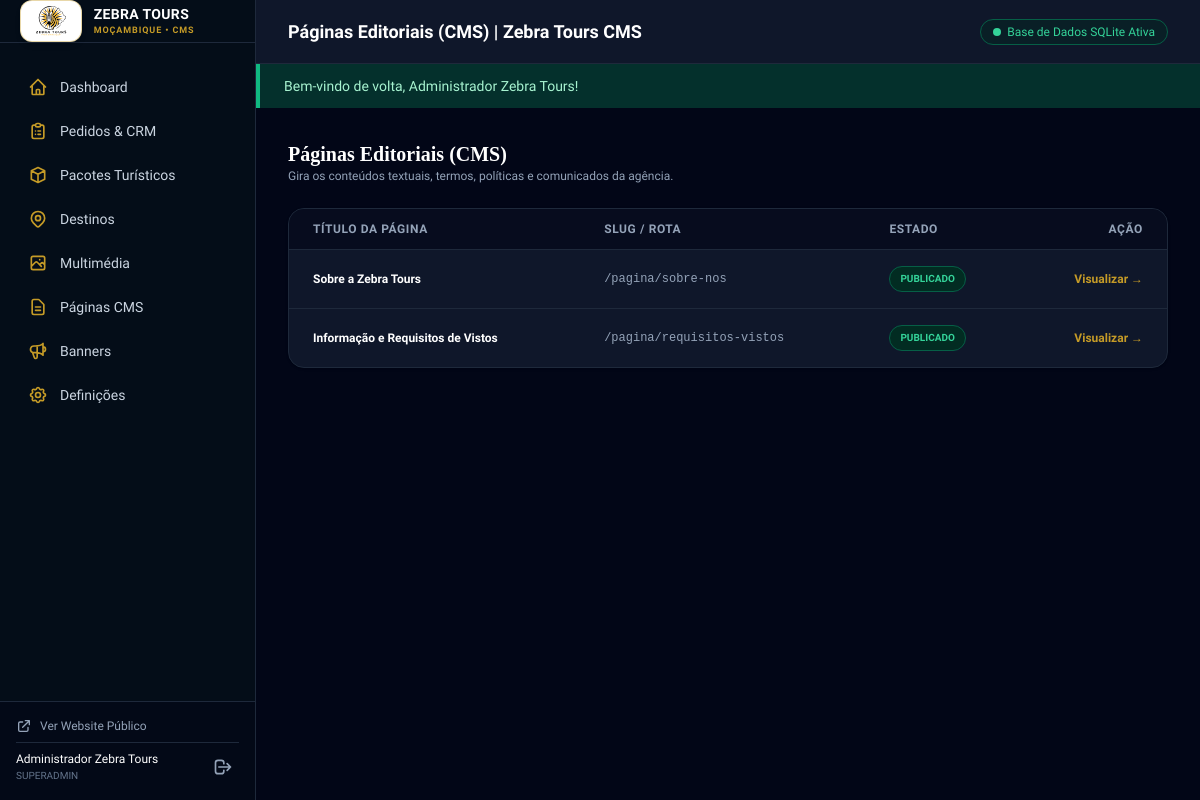
The page /admin/paginas (signed in) on the database as committed earlier.
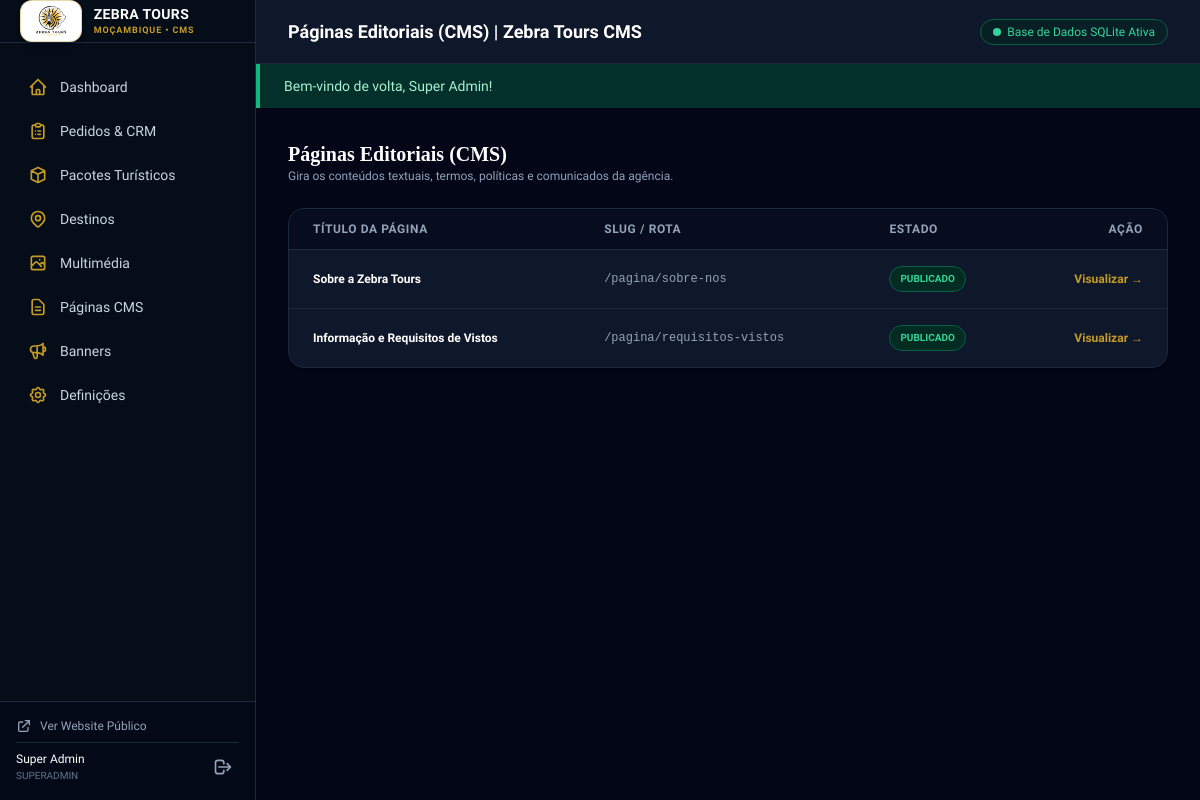
The same page on the database as committed later.
### tables this page shows
CREATE TABLE users (
    id INTEGER PRIMARY KEY AUTOINCREMENT,
    name TEXT NOT NULL,
    email TEXT NOT NULL UNIQUE,
    password_hash TEXT NOT NULL,
    role TEXT NOT NULL DEFAULT 'admin' CHECK (role IN ('superadmin', 'admin', 'editor')),
    status TEXT NOT NULL DEFAULT 'ativo' CHECK (status IN ('ativo', 'inativo', 'bloqueado')),
    created_at DATETIME DEFAULT CURRENT_TIMESTAMP,
    updated_at DATETIME DEFAULT CURRENT_TIMESTAMP
);

### app/Core/View.php (called while the page is built, shortened)
<?php
class View
{
    public static function render(string $template, array $data = [], ?string $layout = 'layouts/main'): string
    {
        $basePath = dirname(__DIR__) . '/Views/';
        $viewFile = $basePath . $template . '.php';
        extract($data);
        include $viewFile;
        $content = ob_get_clean();
        if ($layout !== null) {
            $layoutFile = $basePath . $layout . '.php';
            if (file_exists($layoutFile)) {
                include $layoutFile;
                return ob_get_clean();
            }
        }
        return $content;
    }
}

### app/Core/Controller.php (called while the page is built, shortened)
<?php
abstract class Controller
{
    protected function render(string $view, array $data = [], ?string $layout = 'layouts/main', int $status = 200): Response
    {
        $db = Database::getConnection();
        $settingsRows = $db->query("SELECT setting_key, setting_value FROM settings")->fetchAll();
        $settings = [];
        foreach ($settingsRows as $row) {
            $settings[$row['setting_key']] = $row['setting_value'];
        }
        $navItems = $db->query("SELECT * FROM navigation_items WHERE is_active = 1 ORDER BY sort_order ASC")->fetchAll();
        $data['siteSettings'] = $settings;
        $data['navItems'] = $navItems;
        $data['currentUser'] = Auth::user();
        $html = View::render($view, $data, $layout);
        return Response::html($html, $status);
    }
}

### app/Controllers/AdminController.php (called while the page is built, shortened)
<?php
class AdminController extends Controller
{
    public function pages(Request $request): Response
    {
        $db = Database::getConnection();
        $pages = $db->query("SELECT * FROM pages ORDER BY updated_at DESC")->fetchAll();
        return $this->render('admin/pages/index', [
            'pageTitle'      => 'Páginas Editoriais (CMS) | Zebra Tours CMS',
            'pages'          => $pages,
            'successMessage' => Session::getFlash('success'),
            'errorMessage'   => Session::getFlash('error'),
        ], 'layouts/admin');
    }
}

### app/Core/Router.php (called while the page is built, shortened)
<?php
class Router
{
    private array $routes = [];
    public function addRoute(string $method, string $path, array|callable $handler, array $middlewares = []): void
    {
        $normalized = '/' . trim($path, '/');
        $pattern = preg_replace('/\{([a-zA-Z0-9_]+)\}/', '(?P<$1>[^/]+)', $normalized);
        $pattern = '#^' . $pattern . '$#';
        $this->routes[] = [
            'method'      => strtoupper($method),
            'pattern'     => $pattern,
            'original'    => $normalized,
            'handler'     => $handler,
            'middlewares' => $middlewares,
        ];
    }
    public function dispatch(Request $request): Response
    {
        $method = $request->getMethod();
        $path = $request->getPath();
        foreach ($this->routes as $route) {
            if ($route['method'] !== $method && !($method === 'HEAD' && $route['method'] === 'GET')) {
                continue;
            }
            if (preg_match($route['pattern'], $path, $matches)) {
                $params = [];
                $isAuthProtected = false;
                foreach ($route['middlewares'] as $mw) {
                    if ($mw === 'auth') {
                        $isAuthProtected = true;
                    }
                }
                $handler = $route['handler'];
                if (is_callable($handler)) {
                    $result = call_user_func($handler, $request, $params);
                } elseif (is_array($handler)) {
                    [$controllerClass, $action] = $handler;
                    $controller = new $controllerClass();
                    $result = $controller->$action($request, $params);
                } else {
                    return Response::html("<h1>Erro no Handler da Rota</h1>", 500);
                }
                $response = $result instanceof Response
                    ? $result
                    : (is_string($result)
                        ? Response::html($result)
                        : (is_array($result)
                            ? Response::json($result)
                            : new Response()));
                if ($isAuthProtected) {
                    $response->setHeader('Cache-Control', 'no-store, no-cache, must-revalidate, max-age=0, private');
                    $response->setHeader('Pragma', 'no-cache');
                }
                return $response;
            }
        }
        $notFoundHtml = View::render('errors/404', [
            'pageTitle' => 'Página não encontrada | Zebra Tours',
            'path'      => $path,
        ]);
        return Response::html($notFoundHtml, 404);
    }
}

### public/index.php (called while the page is built, shortened)
<?php
$requestId = bin2hex(random_bytes(8));
require ROOT_PATH . '/app/Core/helpers.php';
$request = new \App\Core\Request();
$router = new \App\Core\Router();
try {
    $response = $router->dispatch($request);
} catch (\Throwable $e) {
    error_log("[Zebra Tours Error #{$requestId}]: " . $e->getMessage() . ' in ' . $e->getFile() . ':' . $e->getLine());
    http_response_code(500);
    $isDebug = getenv('ZT_DEBUG') === '1';
    echo '<!DOCTYPE html><html lang="pt"><head><meta charset="utf-8">';
    echo '<title>500 Erro de Servidor | Zebra Tours</title>';
    echo '<meta name="viewport" content="width=device-width, initial-scale=1">';
    echo '<script src="https://cdn.tailwindcss.com"></script></head>';
    echo '<body class="bg-slate-950 text-white min-h-screen flex items-center justify-center p-6">';
    echo '<div class="max-w-md w-full bg-slate-900 border border-slate-800 rounded-3xl p-8 text-center space-y-5 shadow-2xl">';
    echo '<div class="w-14 h-14 bg-red-500/10 border border-red-500/20 text-red-400 rounded-2xl flex items-center justify-center mx-auto text-xl font-bold font-mono">500</div>';
    echo '<h1 class="text-xl font-bold text-white tracking-tight">Ocorreu um erro no servidor</h1>';
    if ($isDebug) {
        echo '<div class="text-left bg-black/60 p-4 rounded-xl border border-red-900/50 font-mono text-xs text-red-300 overflow-x-auto space-y-2">';
        echo '<div><strong>Erro:</strong> ' . htmlspecialchars($e->getMessage(), ENT_QUOTES, 'UTF-8') . '</div>';
        echo '<div><strong>Ficheiro:</strong> ' . htmlspecialchars($e->getFile(), ENT_QUOTES, 'UTF-8') . ':' . $e->getLine() . '</div>';
        echo '<div><strong>ID:</strong> ' . htmlspecialchars($requestId, ENT_QUOTES, 'UTF-8') . '</div>';
        echo '</div>';
    } else {
        echo '<p class="text-xs text-slate-400 leading-relaxed">Não foi possível processar o seu pedido neste momento. Por favor tente novamente dentro de instantes.</p>';
        echo '<p class="text-[10px] text-slate-600 font-mono">Código de Referência: ' . htmlspecialchars($requestId, ENT_QUOTES, 'UTF-8') . '</p>';
    }
    echo '<a href="/" class="inline-block px-5 py-2.5 bg-amber-500 hover:bg-amber-400 text-slate-950 font-bold rounded-xl text-xs uppercase tracking-wider transition">Voltar à Página Inicial</a>';
    echo '</div></body></html>';
}

### app/Models/User.php (called while the page is built, shortened)
<?php
class User
{
    private PDO $db;
    public function __construct(?PDO $db = null)
    {
        $this->db = $db ?? Database::getConnection();
    }
    public function findById(int $id): ?array
    {
        $stmt = $this->db->prepare("SELECT id, name, email, role, status, created_at, updated_at FROM users WHERE id = ?");
        $stmt->execute([$id]);
        $row = $stmt->fetch();
        return $row ?: null;
    }
}

### app/Core/Database.php (called while the page is built, shortened)
<?php
class Database
{
    private static ?PDO $instance = null;
    public static function getDatabasePath(): string
    {
        return dirname(__DIR__, 2) . '/database/zebratours.db';
    }
    public static function getConnection(): PDO
    {
        if (self::$instance === null) {
            $dbPath = self::getDatabasePath();
            try {
                self::$instance = new PDO("sqlite:" . $dbPath);
                self::$instance->setAttribute(PDO::ATTR_ERRMODE, PDO::ERRMODE_EXCEPTION);
                self::$instance->setAttribute(PDO::ATTR_DEFAULT_FETCH_MODE, PDO::FETCH_ASSOC);
                self::$instance->exec("PRAGMA foreign_keys = ON;");
                self::$instance->exec("PRAGMA journal_mode = WAL;");
            } catch (PDOException $e) {
                throw new RuntimeException("Erro de ligação à base de dados SQLite em {$dbPath}: " . $e->getMessage());
            }
        }
        return self::$instance;
    }
}

### app/Core/Auth.php (called while the page is built, shortened)
<?php
class Auth
{
    private static ?array $cachedUser = null;
    public static function check(): bool
    {
        $userId = Session::get('admin_user_id');
        try {
            $userModel = new User();
            $user = $userModel->findById((int) $userId);
            self::$cachedUser = $user;
            return true;
        } catch (Throwable $e) {
            error_log('[Auth Check Error]: ' . $e->getMessage());
            return false;
        }
    }
    public static function user(): ?array
    {
        if (!self::check()) {
            return null;
        }
        return self::$cachedUser ?? [
            'id'    => Session::get('admin_user_id'),
            'name'  => Session::get('admin_user_name'),
            'email' => Session::get('admin_user_email'),
            'role'  => Session::get('admin_user_role'),
        ];
    }
}

### app/Core/Session.php (called while the page is built, shortened)
<?php
class Session
{
    public static function start(): void
    {
        $now = time();
    }
    public static function get(string $key, mixed $default = null): mixed
    {
        return $_SESSION[$key] ?? $default;
    }
}

### app/Core/helpers.php (called while the page is built, shortened)
<?php
if (!function_exists('e')) {
    function e(mixed $value): string {
        return htmlspecialchars((string) ($value ?? ''), ENT_QUOTES, 'UTF-8');
    }
}

### app/Views/admin/pages/index.php (the view, shortened to what the changed rows need)
<div class="space-y-6">
    <div class="flex items-center justify-between">
        <div>
            <h2 class="text-xl font-bold text-white font-serif">Páginas Editoriais (CMS)</h2>
        </div>
    </div>
    <div class="bg-slate-900 border border-slate-800 rounded-2xl overflow-hidden shadow">
        <table class="w-full text-left text-xs text-slate-300">
            <thead class="bg-slate-950/60 uppercase tracking-wider text-slate-400 border-b border-slate-800">
                <tr>
                    <th class="py-3 px-6">Título da Página</th>
                    <th class="py-3 px-6">Slug / Rota</th>
                    <th class="py-3 px-6">Estado</th>
                    <th class="py-3 px-6 text-right">Ação</th>
                </tr>
            </thead>
        </table>
    </div>
</div>

### app/Views/layouts/admin.php (shortened to what the changed rows need)
<!DOCTYPE html>
<html lang="pt" class="h-full bg-slate-900 text-slate-100">
<head>
    <script src="https://cdn.tailwindcss.com"></script>
</head>
<body class="h-full flex overflow-hidden bg-slate-950">
    <aside class="w-64 bg-navy-dark border-r border-slate-800 flex flex-col shrink-0">
        <div class="p-4 border-t border-slate-800 bg-slate-950/50 space-y-2">
            <div class="flex items-center justify-between pt-2 border-t border-slate-800">
                <div class="text-xs">
                    <span class="block text-white font-medium"><?= e($currentUser['name'] ?? 'Administrador') ?></span>
                    <span class="text-slate-500 uppercase text-[10px]"><?= e($currentUser['role'] ?? 'Admin') ?></span>
                </div>
            </div>
        </div>
    </aside>
    <div class="flex-1 flex flex-col min-w-0 overflow-hidden">
        <header class="h-16 bg-slate-900 border-b border-slate-800 px-8 flex items-center justify-between shrink-0">
            <h1 class="text-lg font-semibold text-white"><?= e($pageTitle ?? 'Painel de Gestão') ?></h1>
        </header>
        <?php if (!empty($successMessage)): ?>
            <div class="bg-emerald-900/60 border-l-4 border-emerald-500 text-emerald-200 px-6 py-3 text-sm flex items-center justify-between">
                <span><?= e($successMessage) ?></span>
            </div>
        <?php endif; ?>
        <main class="flex-1 p-8 overflow-y-auto">
            <?= $content ?>
        </main>
    </div>
</body>
</html>

Rows that differ between the two databases and show on the page:
changed users "SUPERADMIN": name "Administrador Zebra Tours" → "Super Admin"
Other text that changed with them:
$successMessage: "Bem-vindo de volta, Administrador Zebra Tours!" → "Bem-vindo de volta, Super Admin!"
